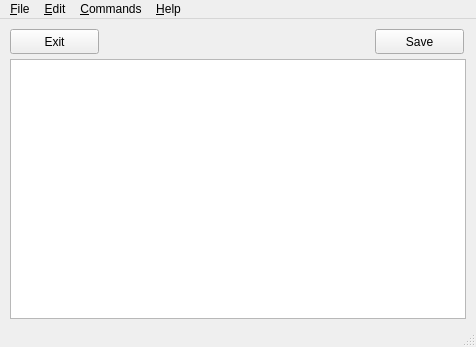
<?xml version="1.0" encoding="UTF-8"?>
<ui version="4.0">
 <class>FileEditor</class>
 <widget class="QMainWindow" name="FileEditor">
  <property name="geometry">
   <rect>
    <x>0</x>
    <y>0</y>
    <width>476</width>
    <height>347</height>
   </rect>
  </property>
  <property name="minimumSize">
   <size>
    <width>476</width>
    <height>347</height>
   </size>
  </property>
  <property name="maximumSize">
   <size>
    <width>476</width>
    <height>347</height>
   </size>
  </property>
  <property name="windowTitle">
   <string>MainWindow</string>
  </property>
  <widget class="QWidget" name="centralwidget">
   <widget class="QPlainTextEdit" name="txt_edit">
    <property name="geometry">
     <rect>
      <x>10</x>
      <y>40</y>
      <width>456</width>
      <height>260</height>
     </rect>
    </property>
    <property name="font">
     <font>
      <family>Ubuntu Mono</family>
     </font>
    </property>
   </widget>
   <widget class="QPushButton" name="btn_save">
    <property name="geometry">
     <rect>
      <x>375</x>
      <y>10</y>
      <width>89</width>
      <height>25</height>
     </rect>
    </property>
    <property name="text">
     <string>Save</string>
    </property>
   </widget>
   <widget class="QPushButton" name="btn_exit">
    <property name="geometry">
     <rect>
      <x>10</x>
      <y>10</y>
      <width>89</width>
      <height>25</height>
     </rect>
    </property>
    <property name="text">
     <string>Exit</string>
    </property>
   </widget>
  </widget>
  <widget class="QMenuBar" name="menubar">
   <property name="geometry">
    <rect>
     <x>0</x>
     <y>0</y>
     <width>476</width>
     <height>22</height>
    </rect>
   </property>
   <widget class="QMenu" name="menuFile">
    <property name="title">
     <string>&amp;File</string>
    </property>
    <addaction name="actionSave"/>
   </widget>
   <widget class="QMenu" name="menuEdit">
    <property name="title">
     <string>&amp;Edit</string>
    </property>
    <addaction name="actionUndo"/>
    <addaction name="actionRedo"/>
   </widget>
   <widget class="QMenu" name="menuCommands">
    <property name="title">
     <string>&amp;Commands</string>
    </property>
    <addaction name="actionNew_Layer"/>
    <addaction name="actionNew_Key_Binding"/>
    <addaction name="actionComment"/>
   </widget>
   <widget class="QMenu" name="menu_Help">
    <property name="title">
     <string>&amp;Help</string>
    </property>
    <addaction name="actionDocumentation"/>
    <addaction name="actionReturn"/>
   </widget>
   <addaction name="menuFile"/>
   <addaction name="menuEdit"/>
   <addaction name="menuCommands"/>
   <addaction name="menu_Help"/>
  </widget>
  <widget class="QStatusBar" name="statusbar"/>
  <action name="actionSave">
   <property name="text">
    <string>Save</string>
   </property>
   <property name="shortcut">
    <string>Ctrl+S</string>
   </property>
  </action>
  <action name="actionUndo">
   <property name="text">
    <string>Undo</string>
   </property>
   <property name="shortcut">
    <string>Ctrl+Z</string>
   </property>
  </action>
  <action name="actionRedo">
   <property name="text">
    <string>Redo</string>
   </property>
   <property name="shortcut">
    <string>Ctrl+Shift+Z</string>
   </property>
  </action>
  <action name="actionNew_Layer">
   <property name="text">
    <string>New Layer</string>
   </property>
   <property name="shortcut">
    <string>Ctrl+L</string>
   </property>
  </action>
  <action name="actionNew_Key_Binding">
   <property name="text">
    <string>New Key Binding</string>
   </property>
   <property name="shortcut">
    <string>Ctrl+K</string>
   </property>
  </action>
  <action name="actionDocumentation">
   <property name="text">
    <string>Documentation</string>
   </property>
   <property name="shortcut">
    <string>F1</string>
   </property>
  </action>
  <action name="actionReturn">
   <property name="text">
    <string>Return</string>
   </property>
   <property name="shortcut">
    <string>Ctrl+Q</string>
   </property>
  </action>
  <action name="actionComment">
   <property name="text">
    <string>Insert Comment</string>
   </property>
   <property name="toolTip">
    <string>Insert Comment</string>
   </property>
   <property name="shortcut">
    <string>Ctrl+Shift+C</string>
   </property>
  </action>
 </widget>
 <resources/>
 <connections>
  <connection>
   <sender>btn_exit</sender>
   <signal>pressed()</signal>
   <receiver>FileEditor</receiver>
   <slot>CloseWindow()</slot>
   <hints>
    <hint type="sourcelabel">
     <x>81</x>
     <y>47</y>
    </hint>
    <hint type="destinationlabel">
     <x>161</x>
     <y>49</y>
    </hint>
   </hints>
  </connection>
  <connection>
   <sender>actionReturn</sender>
   <signal>triggered()</signal>
   <receiver>FileEditor</receiver>
   <slot>CloseWindow()</slot>
   <hints>
    <hint type="sourcelabel">
     <x>-1</x>
     <y>-1</y>
    </hint>
    <hint type="destinationlabel">
     <x>237</x>
     <y>173</y>
    </hint>
   </hints>
  </connection>
  <connection>
   <sender>actionComment</sender>
   <signal>triggered()</signal>
   <receiver>FileEditor</receiver>
   <slot>InsertComment()</slot>
   <hints>
    <hint type="sourcelabel">
     <x>-1</x>
     <y>-1</y>
    </hint>
    <hint type="destinationlabel">
     <x>237</x>
     <y>173</y>
    </hint>
   </hints>
  </connection>
 </connections>
 <slots>
  <slot>CloseWindow()</slot>
  <slot>InsertComment()</slot>
  <slot>Undo()</slot>
  <slot>Redo()</slot>
 </slots>
</ui>
